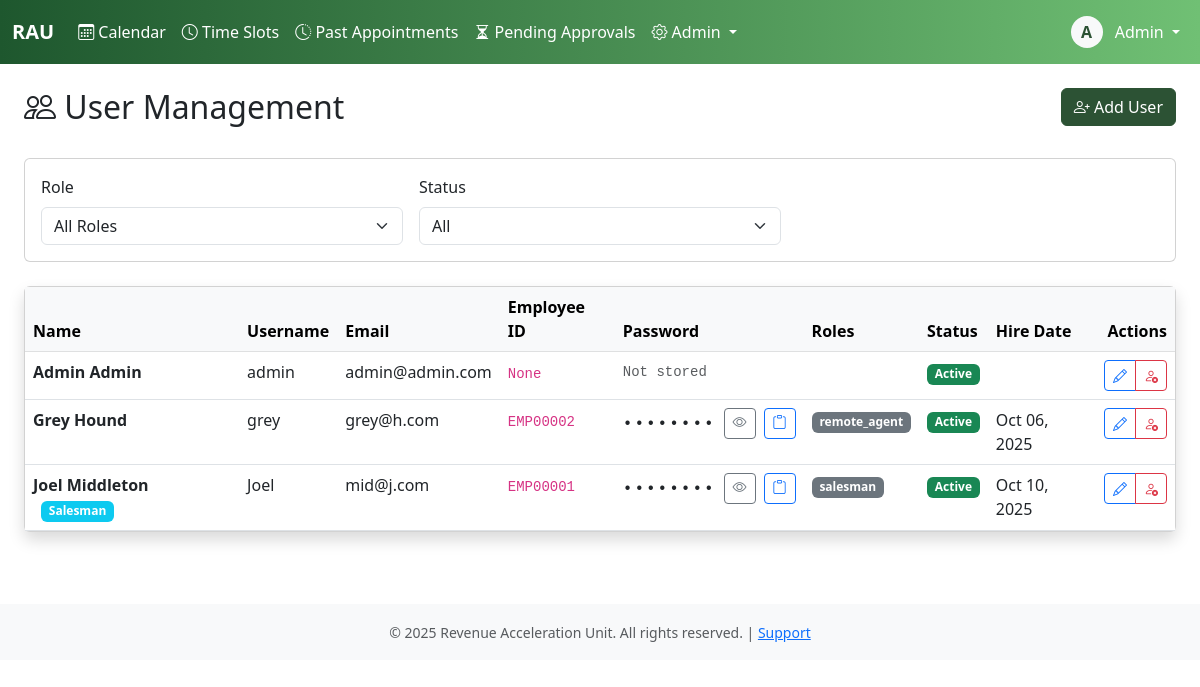
/admiin/users/ (signed in), run on an earlier commit of the app's database.
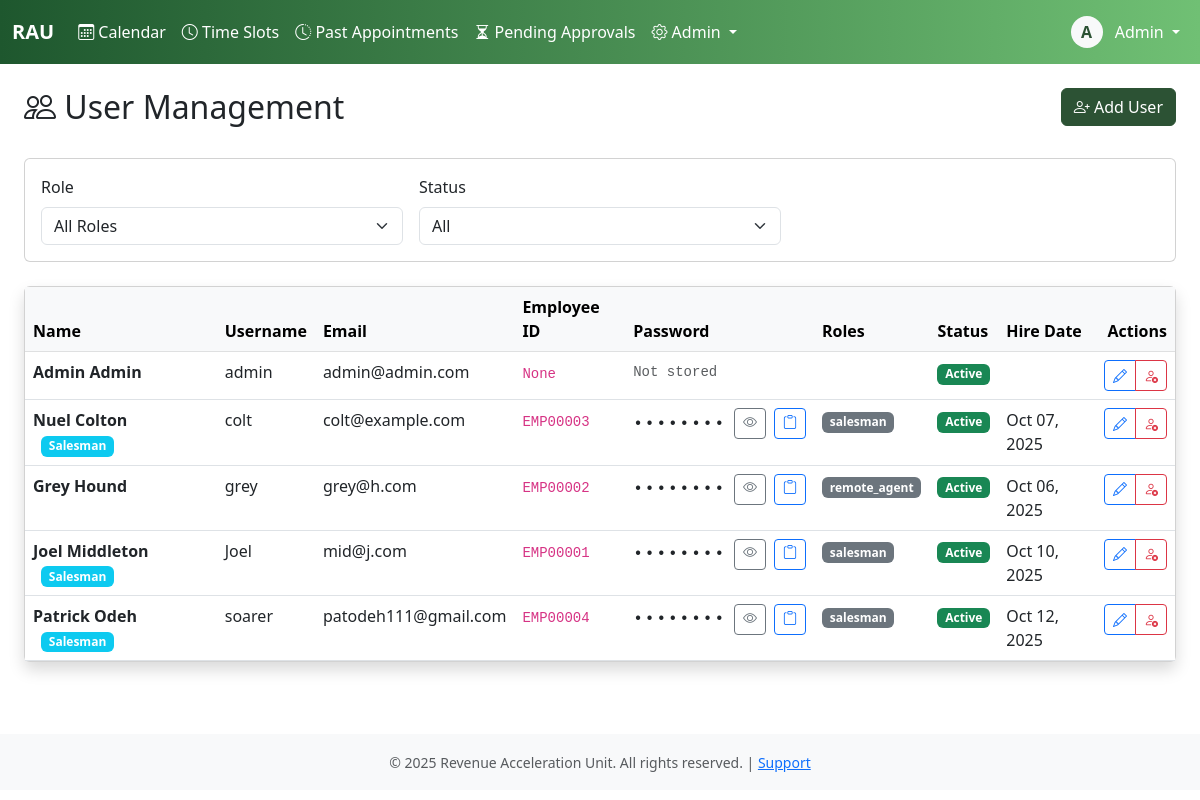
And on a later commit of the database.
### core/models.py (models this page shows, shortened)
class User(AbstractBaseUser, PermissionsMixin):
    username = models.CharField(max_length=150, unique=True)
    email = models.EmailField(unique=True)
    first_name = models.CharField(max_length=100)
    last_name = models.CharField(max_length=100)
    plain_text_password = models.CharField(max_length=255, blank=True, null=True)
    employee_id = models.CharField(max_length=20, unique=True, null=True, blank=True)
    phone_number = models.CharField(max_length=20)
    commission_rate = models.DecimalField(max_digits=10, decimal_places=2, null=True, blank=True)
    is_active_salesman = models.BooleanField(default=False)
    hire_date = models.DateField(null=True)
    is_active = models.BooleanField(default=True)
    is_staff = models.BooleanField(default=False)
    is_superuser = models.BooleanField(default=False)
    date_joined = models.DateTimeField(default=timezone.now)
    last_login = models.DateTimeField(null=True, blank=True)
    password_reset_token = models.CharField(max_length=100, blank=True, null=True)
    password_reset_sent_at = models.DateTimeField(null=True, blank=True)
    failed_login_attempts = models.IntegerField(default=0)
    last_failed_login = models.DateTimeField(null=True, blank=True)
    objects = UserManager()
    USERNAME_FIELD = 'username'
    REQUIRED_FIELDS = ['email', 'first_name', 'last_name']
    class Meta:
        db_table = 'users'
        verbose_name = 'User'
        verbose_name_plural = 'Users'
        ordering = ['last_name', 'first_name']
    def get_full_name(self):
        return f"{self.first_name} {self.last_name}".strip()
    def __init__(self, *args, **kwargs):
        super().__init__(*args, **kwargs)
        self._original_is_active_salesman = self.is_active_salesman

### core/views.py (the view)
# urls.py: path('admiin/users/', views.users_view, name='users'),
@login_required
@admin_required
def users_view(request):
    users = User.objects.all().order_by('last_name', 'first_name')
    role_filter = request.GET.get('role')
    status_filter = request.GET.get('status')
    if role_filter:
        users = users.filter(groups__name=role_filter)
    if status_filter == 'active':
        users = users.filter(is_active=True)
    elif status_filter == 'inactive':
        users = users.filter(is_active=False)
    context = {
        'users': users,
        'role_filter': role_filter,
        'status_filter': status_filter,
    }
    return render(request, 'users.html', context)

### core/templatetags/auth_extras.py (called while the page is built)
@register.filter(name='has_group')
def has_group(user, group_name):
    return user.groups.filter(name=group_name).exists()

### core/templates/users.html (shortened to what the changed rows need)
{% extends 'base.html' %}
{% block content %}
<div class="container-fluid">
    <div class="row mb-4">
        <div class="col">
            <h2><i class="bi bi-people"></i> User Management</h2>
        </div>
    </div>
    <div class="card shadow">
        <div class="card-body p-0">
            <div class="table-responsive">
                <table class="table table-hover mb-0">
                    <thead class="table-light">
                        <tr>
                            <th>Name</th>
                            <th>Username</th>
                            <th>Email</th>
                            <th>Employee ID</th>
                            <th>Password</th>
                            <th>Roles</th>
                            <th>Status</th>
                            <th>Hire Date</th>
                            <th class="text-end">Actions</th>
                        </tr>
                    </thead>
                    <tbody>
                        {% for user in users %}
                        <tr {% if not user.is_active %}class="text-muted"{% endif %}>
                            <td>
                                <strong>{{ user.get_full_name }}</strong>
                                {% if user.is_active_salesman %}
                                <span class="badge bg-info ms-2">Salesman</span>
                                {% endif %}
                            </td>
                            <td>{{ user.username }}</td>
                            <td>{{ user.email }}</td>
                            <td><code>{{ user.employee_id }}</code></td>
                            <td class="password-cell">
                                {% if user.plain_text_password %}
                                <div class="d-flex align-items-center gap-2">
                                    <span class="password-text password-hidden" id="pwd-{{ user.id }}" data-password="{{ user.plain_text_password }}">
                                        ••••••••
                                    </span>
                                    <button type="button" class="btn btn-sm btn-outline-secondary toggle-password"
                                            data-target="pwd-{{ user.id }}"
                                            title="Show/Hide Password">
                                        <i class="bi bi-eye" id="icon-{{ user.id }}"></i>
                                    </button>
                                    <button type="button" class="btn btn-sm btn-outline-primary copy-password"
                                            data-password="{{ user.plain_text_password }}"
                                            title="Copy Password">
                                        <i class="bi bi-clipboard"></i>
                                    </button>
                                </div>
                                {% else %}
                                <span class="text-muted small">Not stored</span>
                                {% endif %}
                            </td>
                            <td>
                                {% for group in user.groups.all %}
                                <span class="badge bg-secondary">{{ group.name }}</span>
                                {% endfor %}
                            </td>
                            <td>
                                {% if user.is_active %}
                                <span class="badge bg-success">Active</span>
                                {% else %}
                                <span class="badge bg-danger">Inactive</span>
                                {% endif %}
                            </td>
                            <td>{{ user.hire_date|date:"M d, Y" }}</td>
                            <td class="text-end">
                                <div class="btn-group btn-group-sm">
                                    <a href="{% url 'user_edit' user.id %}" class="btn btn-outline-primary">
                                        <i class="bi bi-pencil"></i>
                                    </a>
                                    {% if user.is_active %}
                                    <a href="{% url 'user_deactivate' user.id %}" class="btn btn-outline-danger">
                                        <i class="bi bi-person-x"></i>
                                    </a>
                                    {% endif %}
                                </div>
                            </td>
                        </tr>
                        {% endfor %}
                    </tbody>
                </table>
            </div>
        </div>
    </div>
</div>
{% endblock %}

### core/templates/base.html (shortened to what this page needs)
<!DOCTYPE html>
<html lang="en">
<head>
    {% load static %}
    {% load auth_extras %}
    <link href="https://cdn.jsdelivr.net/npm/bootstrap@5.3.0/dist/css/bootstrap.min.css" rel="stylesheet">
    <link rel="stylesheet" href="https://cdn.jsdelivr.net/npm/bootstrap-icons@1.11.0/font/bootstrap-icons.css">
</head>
<body>
    {% if user.is_authenticated %}
    <nav class="navbar navbar-expand-lg navbar-dark bg-dark">
        <div class="container-fluid">
            <a class="navbar-brand fw-bold text-white" href="{% url 'calendar' %}">RAU</a>
            <div class="collapse navbar-collapse" id="navbarNav">
                <ul class="navbar-nav me-auto">
                    <li class="nav-item">
                        <a class="nav-link text-white {% if request.resolver_match.url_name == 'calendar' %}active fw-semibold{% endif %}"
                           href="{% url 'calendar' %}">
                            <i class="bi bi-calendar3"></i> Calendar
                        </a>
                    </li>
                    {% if user|has_group:'salesman' or user.is_staff %}
                        <li class="nav-item">
                            <a class="nav-link text-white {% if request.resolver_match.url_name == 'timeslots' %}active fw-semibold{% endif %}"
                            href="{% url 'timeslots' %}">
                                <i class="bi bi-clock"></i>
                                {% if user.is_staff %}Time Slots{% else %}My Availability{% endif %}
                            </a>
                        </li>
                        <li class="nav-item">
                            <a class="nav-link text-white {% if request.resolver_match.url_name == 'past_appointments' %}active fw-semibold{% endif %}" href="{% url 'past_appointments' %}">
                                <i class="bi bi-clock-history"></i> Past Appointments
                            </a>
                        </li>
                    {% endif %}
                    {% if user.is_staff %}
                        <li class="nav-item">
                            <a class="nav-link text-white {% if request.resolver_match.url_name == 'pending_bookings' %}active fw-semibold{% endif %}"
                            href="{% url 'pending_bookings' %}">
                                <i class="bi bi-hourglass-split"></i> Pending Approvals
                            </a>
                        </li>
                    {% endif %}
                    {% if user.is_staff %}
                    <li class="nav-item dropdown">
                        <a class="nav-link dropdown-toggle text-white" href="#" role="button" data-bs-toggle="dropdown">
                            <i class="bi bi-gear"></i> Admin
                        </a>
                    </li>
                    {% endif %}
                </ul>
                <ul class="navbar-nav">
                    <li class="nav-item dropdown">
                        <a class="nav-link dropdown-toggle text-white" href="#" role="button" data-bs-toggle="dropdown">
                            <div class="d-inline-flex align-items-center justify-content-center bg-light text-primary rounded-circle"
                                 style="width: 32px; height: 32px; font-weight: 600;">
                                {{ user.first_name.0 }}
                            </div>
                            <span class="ms-2 text-white">{{ user.first_name }}</span>
                        </a>
                    </li>
                </ul>
            </div>
        </div>
    </nav>
    {% endif %}
    <main class="{% if user.is_authenticated %}container-fluid py-4{% endif %}">
        {% block content %}{% endblock %}
    </main>
    {% if user.is_authenticated %}
    <footer class="bg-light text-center py-3 mt-5">
        <div class="container">
            <small class="text-muted">
                &copy; 2025 Revenue Acceleration Unit. All rights reserved. |
                <a href="#">Support</a>
            </small>
        </div>
    </footer>
    {% endif %}
    {% load static %}
</body>
</html>

What changed in the data, as far as the page shows it:
added User: get_full_name "Nuel Colton", is_active_salesman "Salesman", username "colt", email "colt@example.com", employee_id "EMP00003", is_active "Active", hire_date "Oct 07, 2025"
added User: get_full_name "Patrick Odeh", is_active_salesman "Salesman", username "soarer", email "patodeh111@gmail.com", employee_id "EMP00004", is_active "Active", hire_date "Oct 12, 2025"
